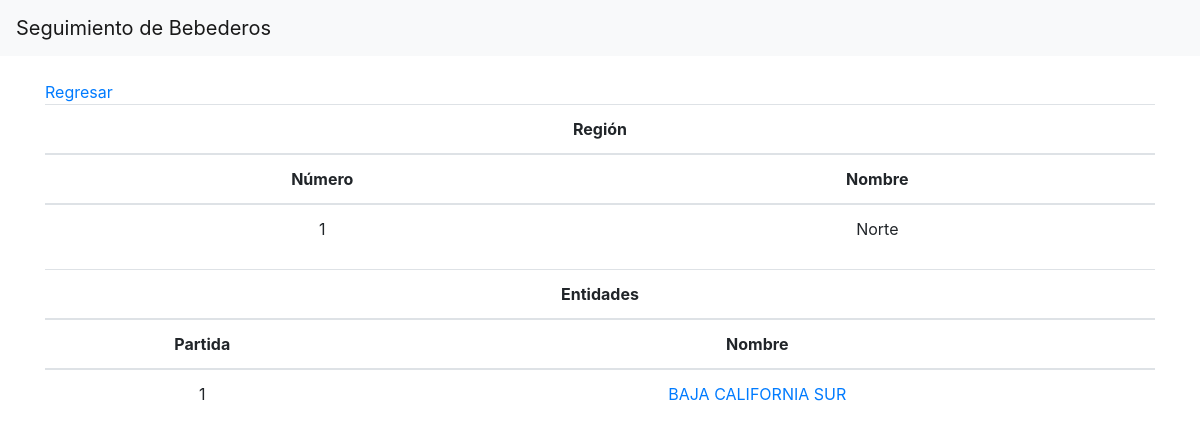
/region/1-norte/, run on the app's committed database.
### escuelas/models.py (models this page shows, shortened)
class Region(models.Model):
	numero = models.IntegerField()
	nombre = models.CharField(max_length=20)
	slug = models.SlugField(max_length=50, blank=True, unique=True)

class Entidad(models.Model):
	region = models.ForeignKey(Region, verbose_name="Región", on_delete=models.CASCADE)
	partida = models.IntegerField()
	nombre = models.CharField(max_length=20)
	abreviatura	= models.CharField(max_length=4)
	slug = models.SlugField(max_length=50, blank=True, unique=True)

### escuelas/views.py (the view)
# urls.py: path('region/<slug:slug>/', RegionDetailView.as_view(), name='region-detail'),
class RegionDetailView(DetailView):
	model = Region
	def get_context_data(self, **kwargs):
		context = super(RegionDetailView, self).get_context_data(**kwargs)
		context['entidades'] = Entidad.objects.filter(region=self.object)
		return context

### escuelas/templates/escuelas/region_detail.html
{% extends 'base.html'%}
{% load bootstrap %}
{%block content%}
	<a href="{%url 'escuelas:region-list'%}">Regresar</a>
	<div class="table-responsive text-center">
		<table class="table">
			<thead>
				<th colspan="2">Región</th>
			</thead>
			<thead>
				<th>Número</th>
				<th>Nombre</th>
			</thead>
			<tbody>
				<tr>
					<td>{{object.numero}}</td>
					<td>{{object.nombre}}</td>
				</tr>
			</tbody>
		</table>
	</div>
	<div class="table-responsive text-center">
		<table class="table">
			<thead>
				<th colspan="2">Entidades</th>
			</thead>
			<thead>
				<th>Partida</th>
				<th>Nombre</th>
			</thead>
			<tbody>
	{%for entidad in entidades%}
				<tr>
					<td>{{entidad.partida}}</td>
					<td><a href="{%url 'escuelas:entidad-detail' entidad.slug%}">{{entidad.nombre}}</a></td>
				</tr>
	{%empty%}
				<tr>
					<td colspan="3">Lista de regiones vacia</td>
				</tr>
	{%endfor%}
			</tbody>
		</table>
	</div>
{%endblock content%}

### data on the page
Region: numero "1", nombre "Norte"
Entidad: partida "1", nombre "BAJA CALIFORNIA SUR"
